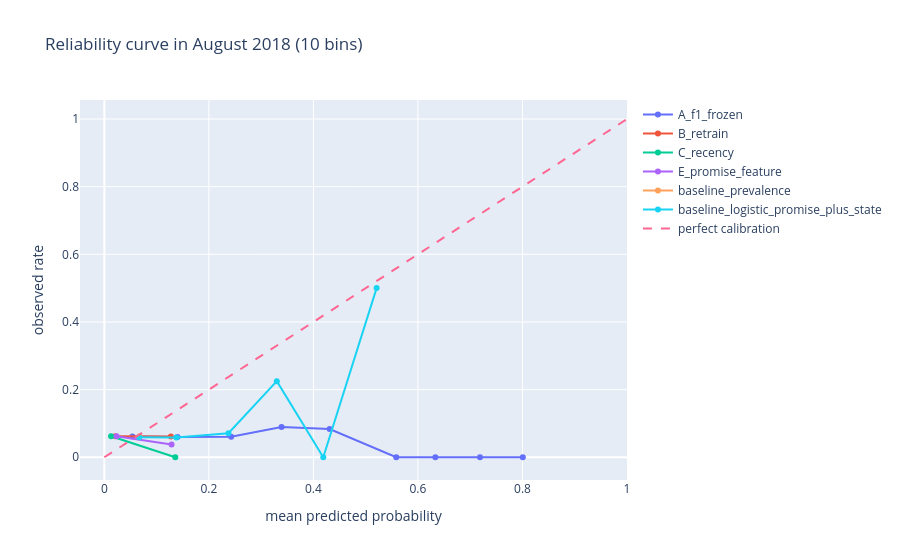

This figure's notebook cell:
### Markdown cell above
The reliability curve compares, in ten bins, the mean predicted probability with the observed breach rate for the models that output probabilities. The table of precision and recall in the top 5% and 10% of risk summarizes the use of the score for prioritization.

### Code cell
reliability = posthoc["reliability"]
display(reliability)

figure = go.Figure()
for model, part in reliability.groupby("model", sort=False):
    figure.add_trace(
        go.Scatter(x=part["mean_predicted"], y=part["observed_rate"], mode="lines+markers", name=model)
    )
figure.add_trace(
    go.Scatter(x=[0, 1], y=[0, 1], mode="lines", line={"dash": "dash"}, name=LABELS["ideal"])
)
figure.update_layout(title=LABELS["title"], xaxis_title=LABELS["x"], yaxis_title=LABELS["y"])
figure.show()

display(posthoc["top_k"])

### Figure 1 — Plotly figure (JSON) as saved in the notebook; plotly's stock layout.template omitted (floating-point values rounded to 4 significant figures)
{"data": [{"mode": "lines+markers", "name": "A_f1_frozen", "type": "scatter", "x": [0.05357, 0.1399, 0.2427, 0.339, 0.431, 0.5584, 0.6333, 0.7187, 0.8007, NaN], "y": [0.06171, 0.06018, 0.06074, 0.08943, 0.08333, 0.0, 0.0, 0.0, 0.0, NaN]}, {"mode": "lines+markers", "name": "B_retrain", "type": "scatter", "x": [0.02113, 0.1272, NaN, NaN, NaN, NaN, NaN, NaN, NaN, NaN], "y": [0.06189, 0.06122, NaN, NaN, NaN, NaN, NaN, NaN, NaN, NaN]}, {"mode": "lines+markers", "name": "C_recency", "type": "scatter", "x": [0.01289, 0.1357, NaN, NaN, NaN, NaN, NaN, NaN, NaN, NaN], "y": [0.06193, 0.0, NaN, NaN, NaN, NaN, NaN, NaN, NaN, NaN]}, {"mode": "lines+markers", "name": "E_promise_feature", "type": "scatter", "x": [0.02335, 0.1285, NaN, NaN, NaN, NaN, NaN, NaN, NaN, NaN], "y": [0.06208, 0.03774, NaN, NaN, NaN, NaN, NaN, NaN, NaN, NaN]}, {"mode": "lines+markers", "name": "baseline_prevalence", "type": "scatter", "x": [0.06722, NaN, NaN, NaN, NaN, NaN, NaN, NaN, NaN, NaN], "y": [0.06188, NaN, NaN, NaN, NaN, NaN, NaN, NaN, NaN, NaN]}, {"mode": "lines+markers", "name": "baseline_logistic_promise_plus_state", "type": "scatter", "x": [0.06654, 0.1377, 0.2374, 0.33, 0.4189, 0.5209, NaN, NaN, NaN, NaN], "y": [0.05898, 0.05836, 0.07094, 0.225, 0.0, 0.5, NaN, NaN, NaN, NaN]}, {"line": {"dash": "dash"}, "mode": "lines", "name": "perfect calibration", "type": "scatter", "x": [0, 1], "y": [0, 1]}], "layout": {"title": {"text": "Reliability curve in August 2018 (10 bins)"}, "xaxis": {"title": {"text": "mean predicted probability"}}, "yaxis": {"title": {"text": "observed rate"}}}}
